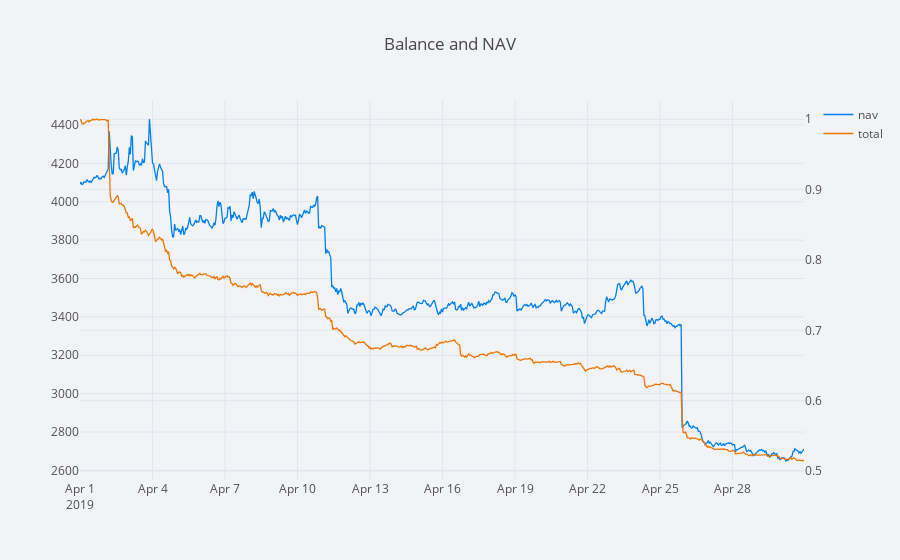

The notebook cell this image was saved under:
### Markdown cell above
## Plots

**TODO: Add some basic metrics other than NAV.**

### Code cell
# Plot the total balance and NAV over time
balances[["total", "nav"]].resample("1H").first().iplot(y="nav", secondary_y="total", title="Balance and NAV")

### Figure 1 — Plotly figure (JSON) as saved in the notebook; plotly's stock layout.template omitted (floating-point values rounded to 4 significant figures; data arrays with more than 128 entries replaced by an {"elided": "..."} marker saying what was removed)
{"data": [{"line": {"color": "rgba(0, 128, 240, 1.0)", "dash": "solid", "shape": "linear", "width": 1.3}, "mode": "lines", "name": "nav", "text": "", "type": "scatter", "uid": "f1716239-9b66-4d85-9215-a71a9e1d7de8", "x": {"elided": "720 str values"}, "y": {"elided": "720 int values"}}, {"line": {"color": "rgba(238, 118, 0, 1.0)", "dash": "solid", "shape": "linear", "width": 1.3}, "mode": "lines", "name": "total", "text": "", "type": "scatter", "uid": "cd6c3442-c34c-42dd-b209-b8ad1582d663", "x": {"elided": "720 str values"}, "xaxis": "x", "y": {"elided": "720 float values"}, "yaxis": "y2"}], "layout": {"legend": {"bgcolor": "#F2F3F7", "font": {"color": "#505050"}}, "paper_bgcolor": "#F2F3F7", "plot_bgcolor": "#F2F3F7", "title": {"font": {"color": "#484848"}, "text": "Balance and NAV"}, "xaxis": {"gridcolor": "#E1E5ED", "showgrid": true, "tickfont": {"color": "#505050"}, "title": {"font": {"color": "#505050"}, "text": ""}, "zerolinecolor": "#E1E5ED"}, "yaxis": {"gridcolor": "#E1E5ED", "showgrid": true, "tickfont": {"color": "#505050"}, "title": {"font": {"color": "#505050"}, "text": ""}, "zerolinecolor": "#E1E5ED"}, "yaxis2": {"anchor": "x", "gridcolor": "#E1E5ED", "overlaying": "y", "showgrid": true, "side": "right", "tickfont": {"color": "#505050"}, "title": {"text": ""}, "zerolinecolor": "#E1E5ED"}}}
